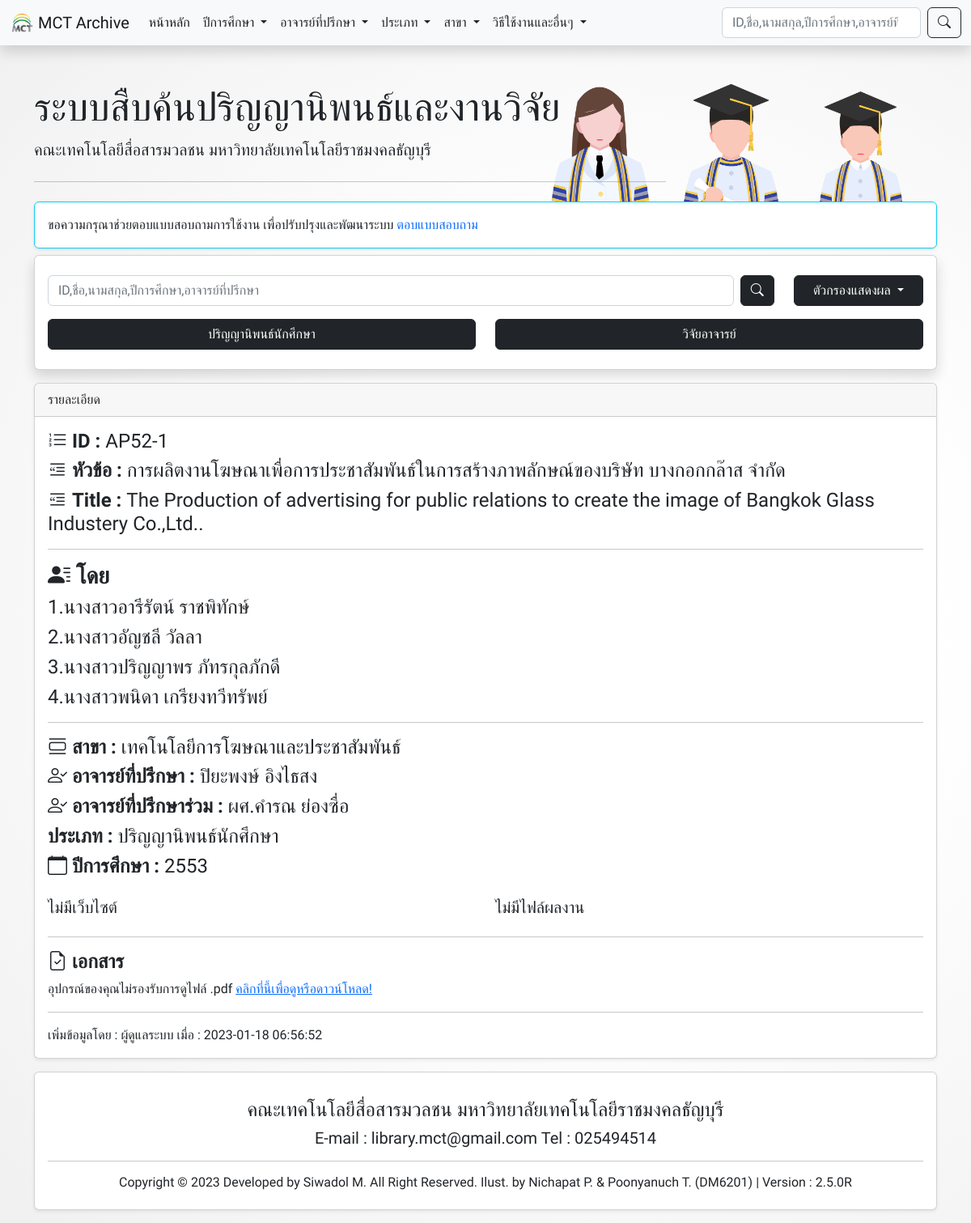
/view.php?id=1674024942, run on the app's committed database.
### tables this page shows
CREATE TABLE `mctarchive` (
  `system_id` int(10) NOT NULL COMMENT 'system ref ID of thesis',
  `id` varchar(100) NOT NULL COMMENT 'book no. / book id.',
  `std1` varchar(100) DEFAULT NULL,
  `std2` varchar(100) DEFAULT NULL,
  `std3` varchar(100) DEFAULT NULL,
  `std4` varchar(100) DEFAULT NULL,
  `std5` varchar(100) DEFAULT NULL,
  `std6` varchar(100) DEFAULT NULL,
  `thainame` varchar(300) DEFAULT NULL,
  `engname` varchar(300) DEFAULT NULL,
  `teacher` int(10) DEFAULT NULL,
  `co_teacher` int(10) DEFAULT NULL,
  `sec` varchar(4) DEFAULT NULL,
  `branch` int(10) DEFAULT NULL,
  `type_doc` varchar(100) NOT NULL,
  `website` int(1) DEFAULT 0,
  `video` varchar(200) DEFAULT NULL,
  `pdf` varchar(200) DEFAULT NULL,
  `fileZip` varchar(100) DEFAULT NULL,
  `audio` varchar(200) DEFAULT NULL,
  `yt_link` varchar(100) DEFAULT NULL,
  `site_url` varchar(100) DEFAULT NULL,
  `add_by` int(10) DEFAULT NULL,
  `add_date` timestamp NOT NULL DEFAULT current_timestamp()
);

CREATE TABLE `branch` (
  `branch_id` int(10) NOT NULL,
  `branchName` varchar(100) NOT NULL
);

CREATE TABLE `teacher` (
  `teacher_id` int(10) NOT NULL,
  `teacherName` varchar(100) NOT NULL,
  `date` date NOT NULL DEFAULT current_timestamp(),
  `branch` int(10) DEFAULT NULL
);

### view.php (the view, shortened to what this page needs)
<?php
$id = $_GET["id"];
$json_data = readSettingJSON2MainPage();
extract($json_data);
include 'conn.php';
$conn = mysqli_connect($serverName, $userName, $userPassword, $dbName);
if (!isset($_GET["preview"])) {
    $sql = "SELECT * , mT.teacherName AS mainTn , cT.teacherName AS coTn FROM mctarchive
  LEFT JOIN teacher AS mT ON mctarchive.teacher = mT.teacher_id
  LEFT JOIN teacher AS cT ON mctarchive.co_teacher = cT.teacher_id
  LEFT JOIN branch ON mctarchive.branch = branch.branch_id
  LEFT JOIN login ON mctarchive.add_by = login.user_id
  WHERE system_id = '$id'";
}
$query = mysqli_query($conn, $sql) or die("error");
$result = mysqli_fetch_array($query, MYSQLI_ASSOC);
?>
<!DOCTYPE html>
<html lang="en" dir="ltr">
<head>
    <link rel="stylesheet" href="bootstrap5\css\bootstrap.min.css">
    <link rel="stylesheet" href="custom\sicustom.css">
    <link rel="stylesheet" href="custom\aos.css">
    <link rel="stylesheet" href="https://cdn.jsdelivr.net/npm/bootstrap-icons@1.4.1/font/bootstrap-icons.css">
</head>
<body>
    <?php
include 'navbar.php';
?>
    <div class="container">
        <div class="row">
            <div class="col-12">
                <div class="jumbotron jumbotron_site mainjum mainvector mt-5">
                    <h2 class="display-5"><?php echo $v_websiteName;?></h2>
                    <p class="lead"><?php echo $v_subName;?></p>
                    <hr class="my-4" style="max-width:70%">
                </div>
            </div>
        </div>
        <?php include 'searchbox.php';?>
        <div class="row mt-3">
            <div class="col-12">
                <div class="card shadow-sm w-100" data-aos="fade-up" data-aos-duration="420">
                    <div class="card-header">
                        รายละเอียด
                    </div>
                    <div class="card-body">
                        <h4 class="card-title"><i class="bi bi-list-ol"></i> <strong>ID : </strong>
                            <?php echo $result["id"]; ?></h4>
                        <h4 class="card-title"><i class="bi bi-blockquote-left"></i> <strong>หัวข้อ : </strong>
                            <?php echo $result["thainame"]; ?></h4>
                        <h4 class="card-title"><i class="bi bi-blockquote-left"></i> <strong>Title : </strong>
                            <?php echo $result["engname"]; ?></h4>
                        <hr>
                        <h3><i class="bi bi-person-lines-fill"></i> <strong>โดย</strong></h3>
                        <?php
echo '<h4>' . '1.' . $result["std1"] . '</h4>';
if (empty($result["std2"] == false)) {
    echo '<h4>' . '2.' . $result["std2"] . '</h4>';
}
if (empty($result["std3"] == false)) {
    echo '<h4>' . '3.' . $result["std3"] . '</h4>';
}
if (empty($result["std4"] == false)) {
    echo '<h4>' . '4.' . $result["std4"] . '</h4>';
}
?>
                        <hr>
                        <h4 class="card-text"><strong><i class="bi bi-view-list"></i> สาขา :</strong>
                            <?php echo $result["branchName"]?></h4>
                        <?php
if ($result["type_doc"] == "1") {
    echo '<h4 class="card-text"><i class="bi bi-person-check"></i> <strong>อาจารย์ที่ปรึกษา :</strong> ' . $result["mainTn"] . '</h4>';
    if ($result["co_teacher"] != "0") {
        echo '<h4 class="card-text"><i class="bi bi-person-check"></i> <strong>อาจารย์ที่ปรึกษาร่วม :</strong> ' . $result["coTn"] . '</h4>';
    } else {}
    echo '<h4 class="card-text"><strong>ประเภท :</strong> ปริญญานิพนธ์นักศึกษา</h4>';
} else {
    echo '<h4 class="card-text"><strong>ประเภท :</strong> วิจัยอาจารย์</h4>';
}
?>
                        <h4><i class="bi bi-calendar"></i> <strong>ปีการศึกษา : </strong><?php echo $result["sec"]; ?>
                        </h4>
                        <div class="row">
                            <div class="col-sm-12 col-sm-12 col-lg-6 mt-3">
                                <?php
if (empty($result["site_url"]) == false) {
    echo '<a href="' . $result["site_url"] . '"class="btn btn-primary w-100" target="_blank"><i class="bi bi-eye"></i> ชมผลงานเว็บไซต์</a>';
} else {echo "<h5>ไม่มีเว็บไซต์</h5>";
}
?>
                            </div>
                            <div class="col-sm-12 col-sm-12 col-lg-6 mt-3">
                                <?php
if (empty($result["fileZip"]) == false) {
    echo '<a href="storage/'.$result["system_id"].'/'. $result["fileZip"] . '"class="btn btn-primary w-100" target="_blank"><i class="bi bi-download"></i> ดาวน์โหลดไฟล์ผลงาน</a>';
} else {echo "<h5>ไม่มีไฟล์ผลงาน</h5>";
}
?>
                            </div>
                        </div>
                        <hr>
                        <h4><i class="bi bi-file-earmark-check"></i> <strong>เอกสาร</strong></h4>
                        <div style="width: 100%; height: 100%" <?php if (empty($result["pdf"])) {echo "hidden";}?>>
                            <object class="rounded" style="height:100vh;"
                                data="storage\<?php echo $id . '\\' . $result["pdf"]; ?>" type="application/pdf"
                                width="100%">
                                <p>อุปกรณ์ของคุณไม่รองรับการดูไฟล์ .pdf <a
                                        href="storage\<?php echo $id . '\\' . $result["pdf"]; ?>">คลิกที่นี้เพื่อดูหรือดาวน์โหลด!</a>
                                </p>
                            </object>
                        </div>
                        <div>
                            <?php
if (empty($result["add_by"] == false)) {
    echo "<hr>";
    echo '<h7>' . 'เพิ่มข้อมูลโดย : ' . $result["name"] . ' เมื่อ : ' . $result["add_date"] . '</h7>';
}
?>
                        </div>
                    </div>
                </div>
            </div>
        </div>
        <?php include 'footer.php';?>
    </div>
</body>
</html>

### custom/sicustom.css (style rules this page uses)
body { font-family: 'Prompt', sans-serif !important; }
.mainjum { background:rgba(0,0,0,0); background-size: cover; }
.jumbotron_site { background-image: url(../img/GVector.png); background-size: contain !important; background-repeat : no-repeat; background-position : right; height: 100%; text-shadow: rgb(255, 255, 255) 1px 0px 0px, rgb(255, 255, 255) 0.540302px 0.841471px 0px, rgb(255, 255, 255) -0.416147px 0.909297px 0px, rgb(255, 255, 255) -0.989992px 0.14112px 0px, rgb(255, 255, 255) -0.653644px -0.756802px 0px, rgb(255, 255, 255) 0.283662px -0.958924px 0px, rgb(255, 255, 255) 0.96017px -0.279415px 0px; }
html { scroll-behavior: smooth; }
body { background: rgb(255,255,255); background: radial-gradient(circle, rgba(255,255,255,1) 38%, rgba(240,240,240,1) 100%); background-size: 125%; background-attachment: fixed; animation: gradient 5s ease infinite; }

### data on the page
mctarchive: id "AP52-1", thainame "การผลิตงานโฆษณาเพื่อการประชาสัมพันธ์ในการสร้างภาพลักษณ์ของบริษัท บางกอกกล๊าส จำกัด", engname "The Production of advertising for public relations to create the image of Bangkok Glass Industery Co.,Ltd..", std1 "นางสาวอารีรัตน์ ราชพิทักษ์", std2 "นางสาวอัญชลี วัลลา", std3 "นางสาวปริญญาพร ภัทรกุลภักดี", std4 "นางสาวพนิดา เกรียงทวีทรัพย์", branch.branchName "เทคโนโลยีการโฆษณาและประชาสัมพันธ์", teacher.teacherName "ปิยะพงษ์ อิงไธสง", co_teacher.teacherName "ผศ.คำรณ ย่องซื่อ", sec "2553", add_by.name "ผู้ดูแลระบบ", add_date "2023-01-18 06:56:52"

### other printed values
$shortNameEng "MCT Archive"
$v_websiteName "ระบบสืบค้นปริญญานิพนธ์และงานวิจัย"
$v_subName "คณะเทคโนโลยีสื่อสารมวลชน มหาวิทยาลัยเทคโนโลยีราชมงคลธัญบุรี"
$v_email "library.mct@gmail.com"
$v_telNumber "025494514"
$c_version "2.5.0R"
